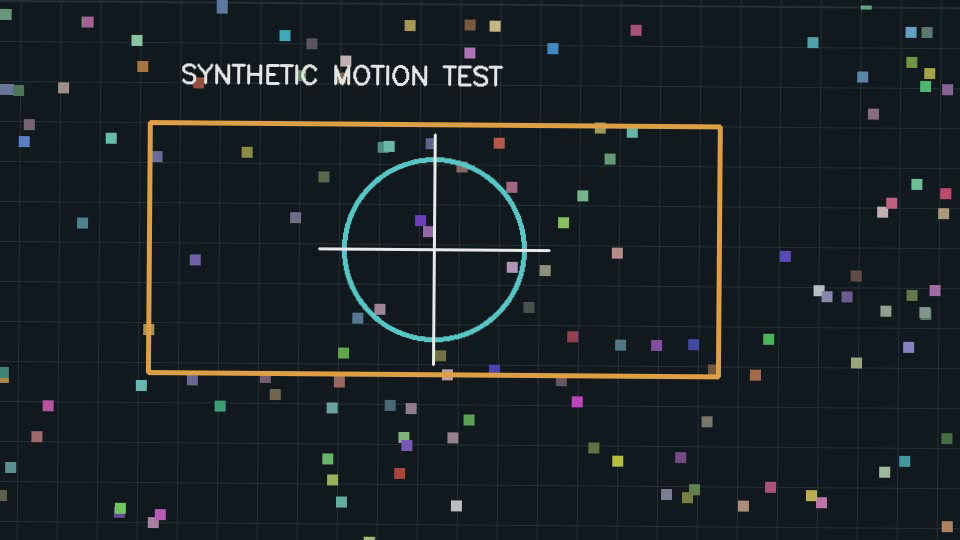
#> input picture frame 12 of tools/outputs/demo/shaky.mp4, 960 x 540 px
$ python demo.py
#> lines starting #> are read from the running program, lines starting #| are printed output that depends on the picture
### src/video_stabilizer/core.py
"""Track features, smooth the camera path, and render corrected frames."""
from pathlib import Path
import time

import cv2
import numpy as np

from .audio import retain_audio


def is_scene_cut(previous, current):
    """Conservatively identify abrupt changes in luminance distribution.

    This heuristic can miss cuts between similarly lit scenes and can classify
    a strong exposure flash as a cut. It is not a semantic shot detector.
    """
    previous = cv2.resize(previous, (160, 90), interpolation=cv2.INTER_AREA)
    current = cv2.resize(current, (160, 90), interpolation=cv2.INTER_AREA)
    histograms = []
    for image in (previous, current):
        histogram = cv2.calcHist([image], [0], None, [32], [0, 256])
        histograms.append(cv2.normalize(histogram, None, norm_type=cv2.NORM_L1))
    distance = cv2.compareHist(*histograms, cv2.HISTCMP_BHATTACHARYYA)
    difference = float(np.mean(cv2.absdiff(previous, current)))
    return distance > 0.65 and difference > 35


def estimate_motion(previous, current):
    # Track on a bounded-size image, but estimate transforms in native pixels.
    # This avoids running optical flow over every 4K pixel.
    height, width = previous.shape[:2]
    factor = min(1., 1920 / max(width, height))
    coordinate_scale = np.ones(2, dtype=np.float32)
    if factor < 1:
        size = (round(width * factor), round(height * factor))
        previous = cv2.resize(previous, size, interpolation=cv2.INTER_AREA)
        current = cv2.resize(current, size, interpolation=cv2.INTER_AREA)
        coordinate_scale = np.array([width / size[0], height / size[1]], dtype=np.float32)
    points = cv2.goodFeaturesToTrack(previous, 500, 0.01, 10)
    if points is None or len(points) < 6:
        return np.eye(3), False
    tracked, status, _ = cv2.calcOpticalFlowPyrLK(previous, current, points, None)
    if tracked is None:
        return np.eye(3), False
    valid = status.ravel().astype(bool)
    if valid.sum() < 6:
        return np.eye(3), False
    affine, inliers = cv2.estimateAffinePartial2D(
        points[valid] * coordinate_scale, tracked[valid] * coordinate_scale, method=cv2.RANSAC,
        ransacReprojThreshold=3.0 * max(coordinate_scale),
    )
    if affine is None or inliers.sum() < 6 or not np.isfinite(affine).all():
        return np.eye(3), False
    scale = np.hypot(affine[0, 0], affine[1, 0])
    if not np.isfinite(scale) or scale < 1e-6:
        return np.eye(3), False
    # Keep scale with translation: dropping scale alone turns a centered zoom
    # into a false camera pan because its translation still includes the zoom.
    return np.vstack([affine, [0, 0, 1]]), True


# [141 lines left out: functions smooth_path, adaptive_crop, blend_correction, crop_at_strength, plan_bounded_crops, smooth_crop_zooms and 1 more, not called in this run]


def stabilize(source, destination, radius=15, zoom=1.05, comparison=None, adaptive=True, preserve_audio=True, progress=None, max_zoom=1.25):
    source, destination = Path(source), Path(destination)
    paths = [source.resolve(), destination.resolve()]
    if comparison:
        paths.append(Path(comparison).resolve())
    if len(set(paths)) != len(paths):
        raise ValueError("Input, output, and comparison paths must be different")
    if radius < 0 or not np.isfinite(zoom) or zoom < 1:
        raise ValueError("Radius must be nonnegative and zoom must be finite and at least 1")
    if adaptive and (not np.isfinite(max_zoom) or max_zoom < zoom):
        raise ValueError("Maximum zoom must be finite and at least the minimum crop zoom")
    started = time.perf_counter()
    capture = cv2.VideoCapture(str(source))
    writers = []
    try:
        ok, first = capture.read()
        if not ok:
            raise ValueError(f"Cannot read video: {source}")
        height, width = first.shape[:2]
        if min(width, height) < 4:
            raise ValueError("Video dimensions must be at least 4 pixels")
        fps = capture.get(cv2.CAP_PROP_FPS)
        if not np.isfinite(fps) or fps <= 0:
            raise ValueError("Video does not report a valid frame rate")
        previous = cv2.cvtColor(first, cv2.COLOR_BGR2GRAY)
        estimated_frames = max(1, int(capture.get(cv2.CAP_PROP_FRAME_COUNT)))
        if progress:
            progress("tracking", 0, estimated_frames)
        poses = [np.eye(3)]
        scene_starts = [0]
        failures = 0
        while True:
            ok, frame = capture.read()
            if not ok:
                break
            current = cv2.cvtColor(frame, cv2.COLOR_BGR2GRAY)
            if is_scene_cut(previous, current):
                scene_starts.append(len(poses))
                poses.append(np.eye(3))
            else:
                motion, reliable = estimate_motion(previous, current)
                poses.append(motion @ poses[-1])
                failures += not reliable
            previous = current
            if progress and len(poses) % 10 == 0:
                progress("tracking", len(poses), estimated_frames)
        if progress:
            progress("planning", 0, len(poses))
        path = np.array([[p[0, 2], p[1, 2], np.arctan2(p[1, 0], p[0, 0]),
                          np.log(np.hypot(p[0, 0], p[1, 0]))] for p in poses])
        scenes = list(zip(scene_starts, scene_starts[1:] + [len(poses)]))
        smoothed = np.empty_like(path)
        for start, end in scenes:
            path[start:end, 2] = np.unwrap(path[start:end, 2])
            smoothed[start:end] = smooth_path(path[start:end], radius)
        capture.release()
        capture = cv2.VideoCapture(str(source))
        for filename, size in [(destination, (width, height))] + ([(Path(comparison), (width * 2, height))] if comparison else []):
            filename.parent.mkdir(parents=True, exist_ok=True)
            writer = cv2.VideoWriter(str(filename), cv2.VideoWriter_fourcc(*"mp4v"), fps, size)
            writers.append(writer)
            if not writer.isOpened():
                raise ValueError(f"Cannot create video: {filename}")
        zoom_matrix = np.vstack([cv2.getRotationMatrix2D((width / 2, height / 2), 0, zoom), [0, 0, 1]])
        corrections = []
        for i, pose in enumerate(poses):
            x, y, angle, log_scale = smoothed[i]
            c, s = np.exp(log_scale) * np.array([np.cos(angle), np.sin(angle)])
            target = np.array([[c, -s, x], [s, c, y], [0, 0, 1]])
            correction = target @ np.linalg.inv(pose)
            corrections.append(correction)
        centers = plan_crop_centers(corrections, width, height, fps, scenes) if adaptive else [None] * len(poses)
        if adaptive:
            corrections, crop_zooms, strengths = plan_bounded_crops(
                corrections, centers, width, height, zoom, max_zoom, fps, scenes)
        else:
            corrections = [zoom_matrix @ correction for correction in corrections]
            crop_zooms = [np.hypot(correction[0, 0], correction[1, 0]) for correction in corrections]
            strengths = np.ones(len(corrections))
        # Express the limit per second so 30 and 120 FPS clips behave alike.
        rendered_zooms = np.array(crop_zooms)
        if adaptive:
            for start, end in scenes:
                rendered_zooms[start:end] = smooth_crop_zooms(crop_zooms[start:end], max_step=0.15 / fps)
        center = np.array([(width - 1) / 2, (height - 1) / 2])
        if progress:
            progress("rendering", 0, len(poses))
        for index, (correction, required, applied) in enumerate(zip(corrections, crop_zooms, rendered_zooms)):
            ok, frame = capture.read()
            if not ok:
                raise ValueError("Input changed or could not be decoded on the rendering pass")
            extra_zoom = applied / required
            envelope = np.array([[extra_zoom, 0, center[0] * (1 - extra_zoom)],
                                 [0, extra_zoom, center[1] * (1 - extra_zoom)], [0, 0, 1]])
            correction = envelope @ correction
            result = cv2.warpAffine(frame, correction[:2], (width, height), borderMode=cv2.BORDER_REFLECT)
            writers[0].write(result)
            if comparison:
                writers[1].write(np.hstack([frame, result]))
            if progress and ((index + 1) % 10 == 0 or index == len(poses) - 1):
                progress("rendering", index + 1, len(poses))
        # Finalize containers before FFmpeg reads them (particularly important
        # for MP4, whose index is written when the OpenCV writer closes).
        for writer in writers:
            writer.release()
        capture.release()
        audio_preserved = False
        if preserve_audio:
            if progress:
                progress("audio", 0, 1)
            audio_preserved = retain_audio(source, destination, len(poses) / fps)
            if comparison:
                retain_audio(source, comparison, len(poses) / fps)
        if progress:
            progress("complete", 1, 1)
        elapsed = time.perf_counter() - started
        return {"frames": len(poses), "fps": fps, "width": width, "height": height,
                "tracking_failures": int(failures), "seconds": round(time.perf_counter() - started, 3),
                "processing_fps": round(len(poses) / elapsed, 2),
                "max_feature_points": 500, "adaptive_crop": adaptive,
                "tracking_max_dimension": 1920,
                "scene_cuts": len(scene_starts) - 1,
                "scene_cut_frames": scene_starts[1:],
                "mean_crop_zoom": round(float(np.mean(rendered_zooms)), 4),
                "max_crop_zoom": round(float(np.max(rendered_zooms)), 4),
                "crop_zoom_limit": max_zoom if adaptive else None,
                "crop_limited_frames": int(np.sum(strengths < 1 - 1e-6)),
                "minimum_correction_strength": round(float(np.min(strengths)), 4),
                "max_crop_zoom_step": round(float(np.max(np.abs(np.diff(rendered_zooms)))), 6) if len(rendered_zooms) > 1 else 0.,
                "audio_preserved": audio_preserved}
    finally:
        capture.release()
        for writer in writers:
            writer.release()

### tools/demo.py
"""Generate a shareable before/after demo with reproducible synthetic motion."""
import argparse
import json
from pathlib import Path
import subprocess

import cv2
import imageio_ffmpeg
import numpy as np

from video_stabilizer.core import stabilize


def main():
    parser = argparse.ArgumentParser(description=__doc__)
    parser.add_argument("--directory", type=Path, default=Path("outputs/demo"))
    parser.add_argument("--preview", type=Path, default=Path("docs/demo.gif"))
    args = parser.parse_args()
    args.directory.mkdir(parents=True, exist_ok=True)
    args.preview.parent.mkdir(parents=True, exist_ok=True)
    rng = np.random.default_rng(2026)
    height, width = 540, 960
    # A scene with stable corners and reference lines makes camera shake visible.
    scene = np.full((height + 160, width + 240, 3), (32, 26, 20), np.uint8)
    for y in range(0, scene.shape[0], 40):
        cv2.line(scene, (0, y), (scene.shape[1], y), (55, 48, 38), 1)
    for x in range(0, scene.shape[1], 40):
        cv2.line(scene, (x, 0), (x, scene.shape[0]), (55, 48, 38), 1)
    for _ in range(200):
        x, y = rng.integers([10, 10], [scene.shape[1] - 20, scene.shape[0] - 20])
        color = tuple(int(value) for value in rng.integers(65, 200, 3))
        cv2.rectangle(scene, (x, y), (x + 10, y + 10), color, -1)
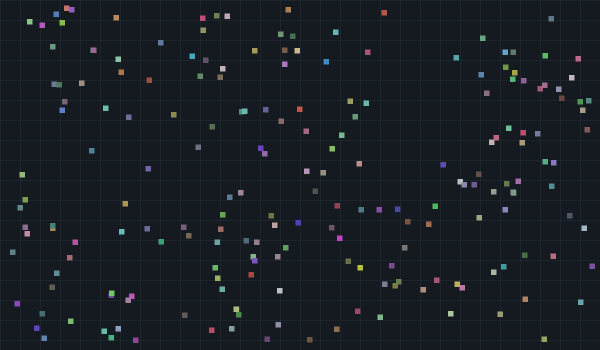
#> scene: shape (700, 1200, 3) (shown at 1/2 size); mean of channels 0, 1, 2 35.9, 30, 24; drawn as B, G, R
    cv2.rectangle(scene, (250, 200), (820, 450), (70, 160, 225), 3)
    cv2.circle(scene, (535, 325), 90, (200, 200, 90), 3)
    cv2.line(scene, (535, 210), (535, 440), (235, 235, 235), 2)
    cv2.line(scene, (420, 325), (650, 325), (235, 235, 235), 2)
    cv2.putText(scene, "SYNTHETIC MOTION TEST", (280, 160), cv2.FONT_HERSHEY_SIMPLEX, 0.85, (230, 230, 230), 2)
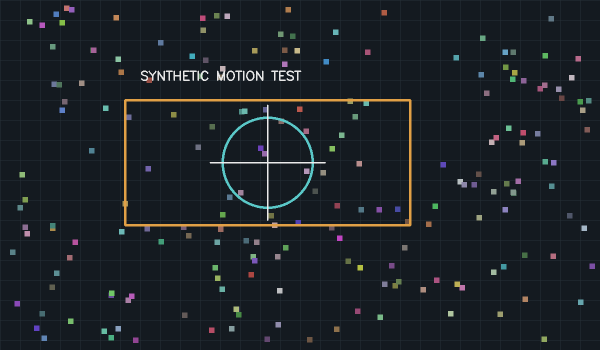
#> scene: shape (700, 1200, 3) (shown at 1/2 size); mean of channels 0, 1, 2 37.6, 32.7, 27; drawn as B, G, R
    source = args.directory / "shaky.mp4"
    writer = cv2.VideoWriter(str(source), cv2.VideoWriter_fourcc(*"mp4v"), 30, (width, height))
    if not writer.isOpened():
        raise RuntimeError("Cannot create demo input")
    try:
        for i in range(120):
            # Slow intended pan plus deterministic translation and rotation shake.
            crop = scene[80:80 + height, 100 + i // 4:100 + i // 4 + width]
            transform = cv2.getRotationMatrix2D((width / 2, height / 2), rng.normal(0, 0.4), 1)
            transform[:, 2] += rng.normal(0, 4, 2)
            writer.write(cv2.warpAffine(crop, transform, (width, height), borderMode=cv2.BORDER_REFLECT))
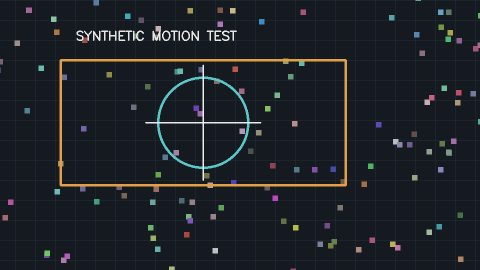
#> crop: shape (540, 960, 3) (shown at 1/2 size); mean of channels 0, 1, 2 38.8, 34.5, 29.1; drawn as B, G, R
    finally:
        writer.release()
    comparison = args.directory / "comparison.mp4"
    report = stabilize(source, args.directory / "stabilized.mp4", comparison=comparison)
#> in stabilize, first is the input picture: shape (540, 960, 3); mean B, G, R 36.7, 33.5, 26.3
#> in stabilize, `fps = capture.get(cv2.CAP_PROP_FPS)`: fps = 30
#> in stabilize, `previous = cv2.cvtColor(first, cv2.COLOR_BGR2GRAY)`:
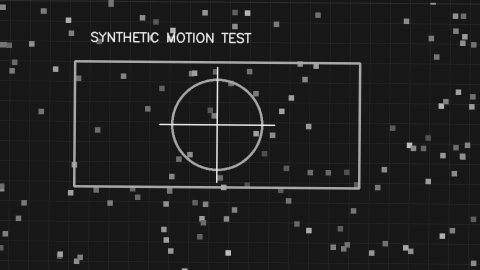
#> previous: shape (540, 960) (shown at 1/2 size); min 8, max 242, mean 31.6
#> in stabilize, `estimated_frames = max(1, int(capture.get(cv2.CAP_PROP_FRAME_COUNT)))`: estimated_frames = 120
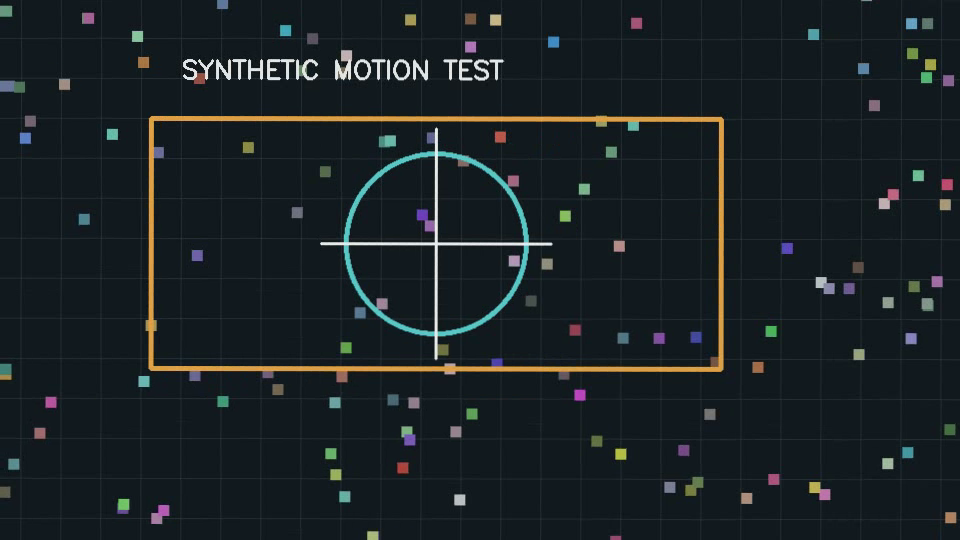
#> input picture frame 13 of tools/outputs/demo/shaky.mp4, 960 x 540 px
#> in stabilize, frame is the input picture: shape (540, 960, 3); mean B, G, R 36.6, 33.4, 26.2
#> in is_scene_cut, `previous = cv2.resize(previous, (160, 90), interpolation=cv2.INTER_AREA)`:
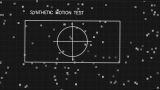
#> previous: shape (90, 160); min 22, max 187, mean 31.5
#> in is_scene_cut, `current = cv2.resize(current, (160, 90), interpolation=cv2.INTER_AREA)`:
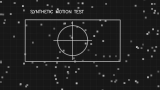
#> current: shape (90, 160); min 22, max 197, mean 31.5
#> the loop in is_scene_cut, `for image in (previous, current):` made 2 passes
#> after the loop in is_scene_cut, `for image in (previous, current):`: histograms = 2 items
#> in is_scene_cut, `distance = cv2.compareHist(*histograms, cv2.HISTCMP_BHATTACHARYYA)`: distance = 0.0431
#> in is_scene_cut, `difference = float(np.mean(cv2.absdiff(previous, current)))`: difference = 9.42
#> in estimate_motion, `height, width = previous.shape[:2]`: height = 540; width = 960
#> in estimate_motion, `factor = min(1., 1920 / max(width, height))`: factor = 1
#> in estimate_motion, `points = cv2.goodFeaturesToTrack(previous, 500, 0.01, 10)`: points = 429 rows, first 8: [433, 365], [275, 74], [549, 250], [387, 84], [315, 70], [377, 84], [183, 79], [286, 83]
#> in estimate_motion, `tracked, status, _ = cv2.calcOpticalFlowPyrLK(previous, current, point..`: tracked = 429 rows, first 8: [435.5, 359.2], [275.8, 69.14], [550.8, 243.5], [387.8, 78.4], [315.8, 64.91], [377.8, 78.49], [183.8, 74.67], [286.8, 78.07]; status = 429 values from 1 to 1
#> in estimate_motion, `affine, inliers = cv2.estimateAffinePartial2D( points[valid] * coordin..`: affine = [[1, 0.006, 0.374], [-0.006, 1, -3.23]]; inliers = 429 values from 1 to 1
#> in estimate_motion, `scale = np.hypot(affine[0, 0], affine[1, 0])`: scale = 1
#> in stabilize, `motion, reliable = estimate_motion(previous, current)`: motion = [[1, 0.006, 0.374], [-0.006, 1, -3.23], [0, 0, 1]]; reliable = True
#> in stabilize, `failures += not reliable`: failures = 0
    # Add fixed labels outside the moving scene for the preview.
    labeled = args.directory / "labeled.mp4"
    capture = cv2.VideoCapture(str(comparison))
    writer = cv2.VideoWriter(str(labeled), cv2.VideoWriter_fourcc(*"mp4v"), 30, (width * 2, height + 60))
    if not writer.isOpened():
        capture.release()
        raise RuntimeError("Cannot create labeled demo")
    try:
        while True:
            ok, frame = capture.read()
            if not ok:
                break
            canvas = np.zeros((height + 60, width * 2, 3), np.uint8)
            canvas[60:] = frame
            for x, text in [(20, "ORIGINAL / SYNTHETIC SHAKE"), (width + 20, "STABILIZED")]:
                cv2.putText(canvas, text, (x, 40), cv2.FONT_HERSHEY_SIMPLEX, 0.9, (240, 240, 240), 2)
            writer.write(canvas)
    finally:
        writer.release()
        capture.release()
    filters = "fps=12,scale=960:-1:flags=lanczos,split[a][b];[a]palettegen=max_colors=64[p];[b][p]paletteuse=dither=bayer:bayer_scale=3"
    subprocess.run([imageio_ffmpeg.get_ffmpeg_exe(), "-v", "error", "-y", "-i", str(labeled),
                    "-filter_complex", filters, "-loop", "0", str(args.preview)], check=True)
    report["fixture"] = "Synthetic 4-second clip, seed 2026; translation and rotation shake with slow pan"
    (args.directory / "report.json").write_text(json.dumps(report, indent=2) + "\n")
    print(json.dumps(report, indent=2))


if __name__ == "__main__":
    main()

$ run again, starting later in the video
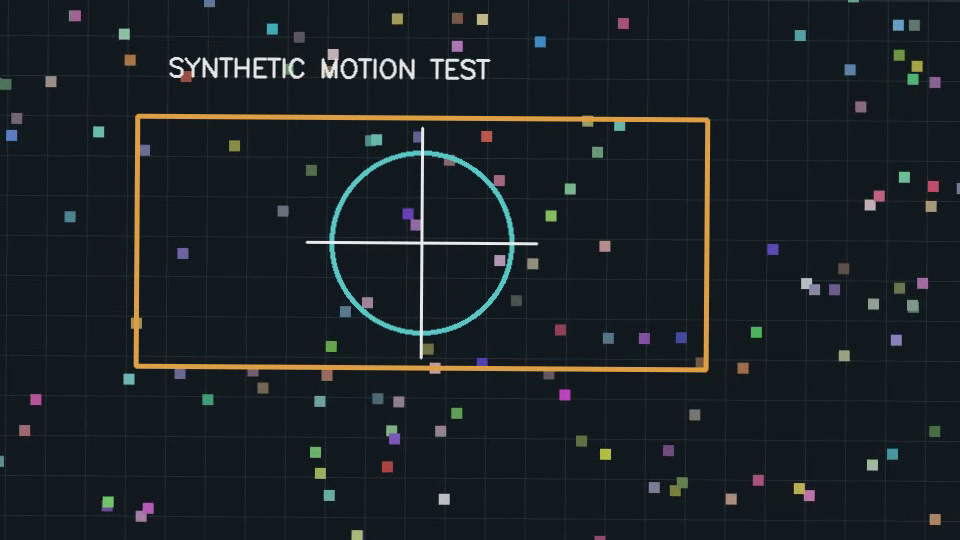
#> input picture frame 54 of tools/outputs/demo/shaky.mp4, 960 x 540 px
#> in stabilize, first is the input picture: shape (540, 960, 3); mean B, G, R 36.6, 33.3, 26.2
#> fps = 30
#> estimated_frames = 120
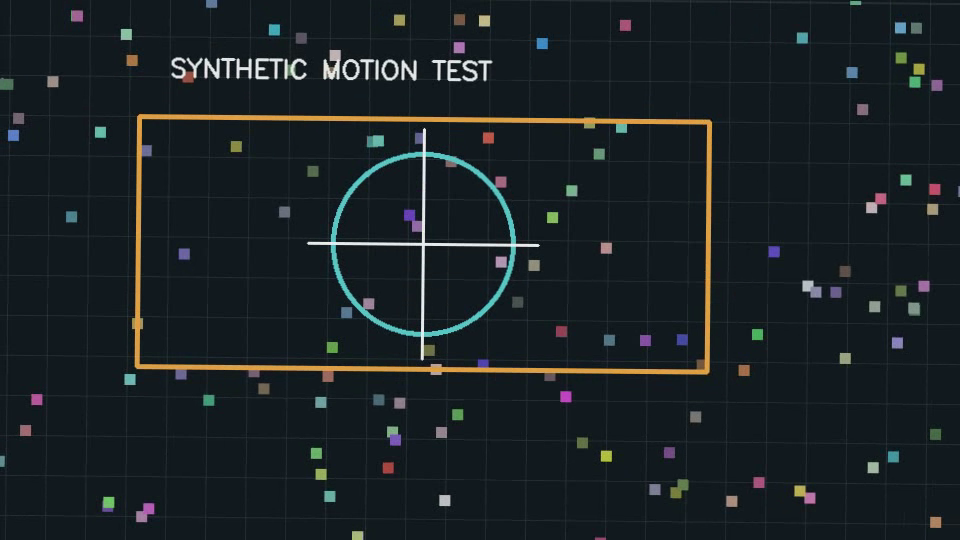
#> input picture frame 55 of tools/outputs/demo/shaky.mp4, 960 x 540 px
#> in stabilize, frame is the input picture: shape (540, 960, 3); mean B, G, R 36.5, 33.3, 26.2
#> in is_scene_cut, `current = cv2.resize(current, (160, 90), interpolation=cv2.INTER_AREA)`:
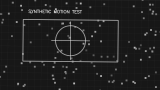
#> current: shape (90, 160); min 22, max 208, mean 31.4
#> the loop in is_scene_cut, `for image in (previous, current):` made 2 passes
#> after the loop in is_scene_cut, `for image in (previous, current):`: histograms = 2 items
#> distance = 0.021
#> difference = 3.45
#> in estimate_motion, `height, width = previous.shape[:2]`: height = 540; width = 960
#> factor = 1
#> points = 399 rows, first 8: [182, 61], [422, 127], [489, 60], [358, 59], [306, 242], [199, 58], [170, 73], [474, 63]
#> tracked = 399 rows, first 8: [184, 61.51], [423.8, 128.3], [491, 61.49], [360, 60.08], [307.5, 243], [201, 58.58], [172, 73.52], [476, 64.45]; status = 399 values from 1 to 1
#> affine = [[1, -0.0031, 2.18], [0.0031, 1, -0.0159]]; inliers = 399 values from 1 to 1
#> scale = 1
#> motion = [[1, -0.0031, 2.18], [0.0031, 1, -0.0159], [0, 0, 1]]; reliable = True
#> failures = 0
